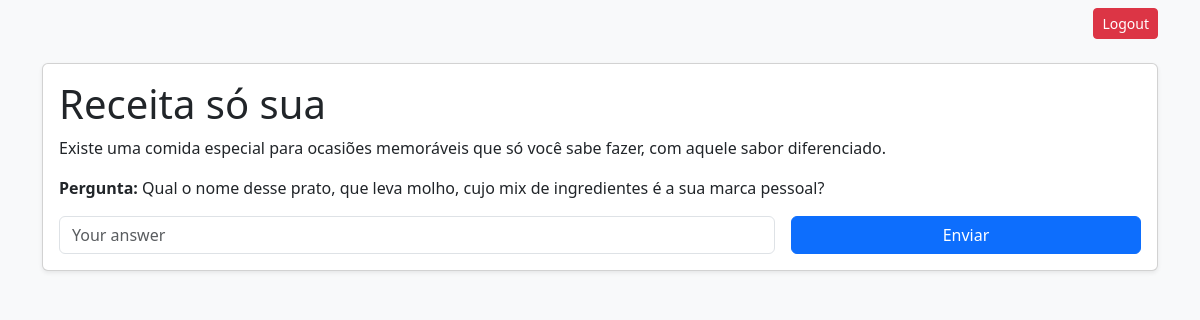
Screenshot of /puzzle/2/ (signed in) with the database file from the repository.
### game/models.py (models this page shows, shortened)
class Puzzle(models.Model):
    title = models.CharField(max_length=100)
    description = models.TextField()
    question = models.TextField()
    answer = models.CharField(max_length=100)
    order = models.PositiveIntegerField(default=0)

### game/views.py (the view, shortened to what this page needs)
# urls.py: path('puzzle/<int:pk>/', puzzle_view, name='puzzle_view'),
@login_required
def puzzle_view(request, pk):
    puzzle = get_object_or_404(Puzzle, pk=pk)
    progress, _ = UserProgress.objects.get_or_create(pk=1)
    next_puzzle = (
        Puzzle.objects.filter(order__gt=puzzle.order).order_by("order").first()
    )
    correct = False
    feedback = ""
    message = None
    if message is None and puzzle.message and puzzle.message.revealed:
        message = puzzle.message
    return render(
        request,
        "puzzle.html",
        {
            "puzzle": puzzle,
            "message": message,
            "correct": correct,
            "next_puzzle": next_puzzle,
            "feedback": feedback,
        },
    )

### game/templates/puzzle.html (shortened to what this page needs)
{% load static %}
<!DOCTYPE html>
<html lang="en" class="h-100">
  <head>
    <link
      href="https://cdn.jsdelivr.net/npm/bootstrap@5.3.3/dist/css/bootstrap.min.css"
      rel="stylesheet"
    />
  </head>
  <body class="bg-light d-flex flex-column min-vh-100">
    <nav class="navbar navbar-light bg-transparent mb-3">
      <div class="container">
        <a href="{% url 'logout' %}" class="btn btn-danger btn-sm ms-auto"
          >Logout</a
        >
      </div>
    </nav>
    <main class="container flex-grow-1">
      <div class="card shadow-sm">
        <div class="card-body">
          <h1 class="card-title">{{ puzzle.title }}</h1>
          <p class="card-text">{{ puzzle.description }}</p>
          <p><strong>Pergunta:</strong> {{ puzzle.question }}</p>
           {% if not correct %}
          <form method="post" class="row gy-2 gx-3 align-items-center">
            <div class="col-12 col-sm-8">
              <input
                type="text"
                name="answer"
                required
                placeholder="Your answer"
                class="form-control"
              />
            </div>
            <div class="col-12 col-sm-4 d-grid">
              <button type="submit" class="btn btn-primary">Enviar</button>
            </div>
          </form>
          {% endif %}
        </div>
      </div>
    </main>
  </body>
</html>

### rows the page displays
Puzzle: title "Receita só sua", description "Existe uma comida especial para ocasiões memoráveis que só você sabe fazer, com aquele sabor diferenciado.", question "Qual o nome desse prato, que leva molho, cujo mix de ingredientes é a sua marca pessoal?"
